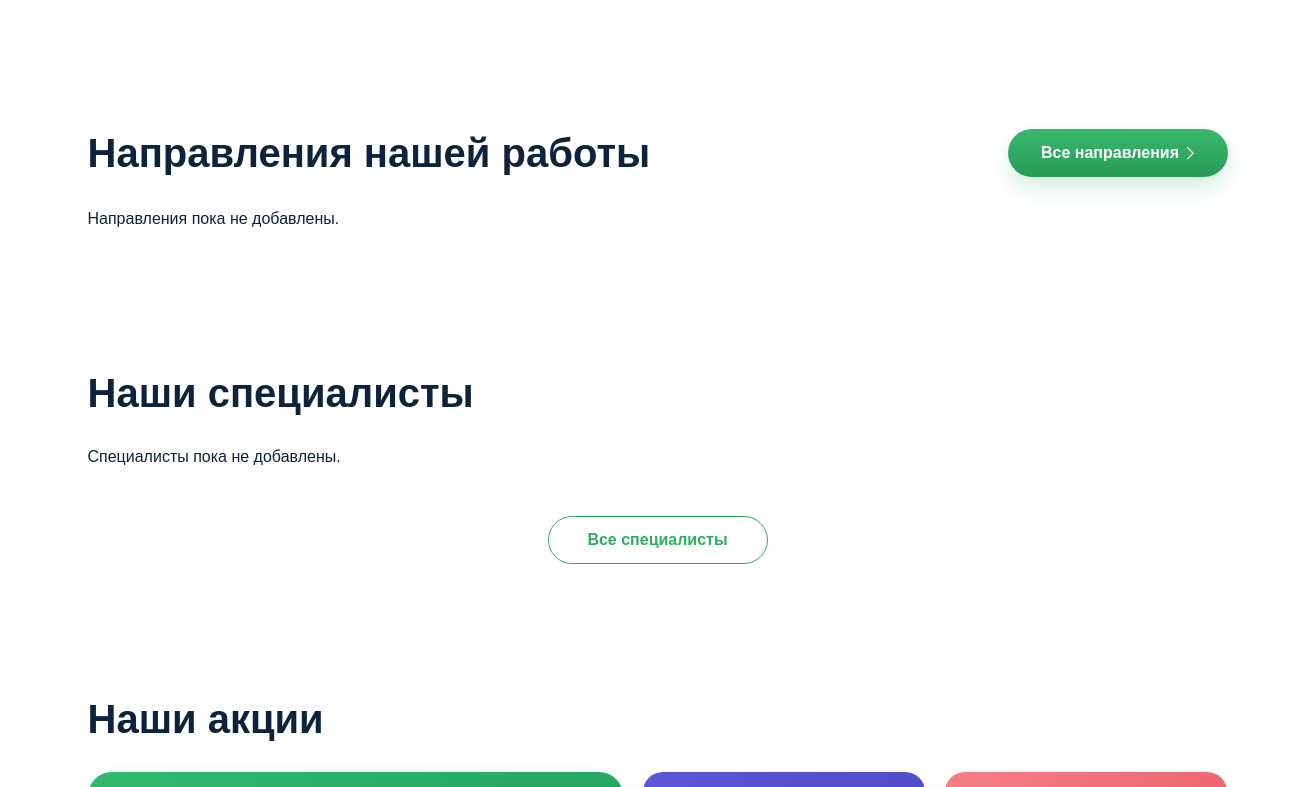
The app's page / (middle part), older data.
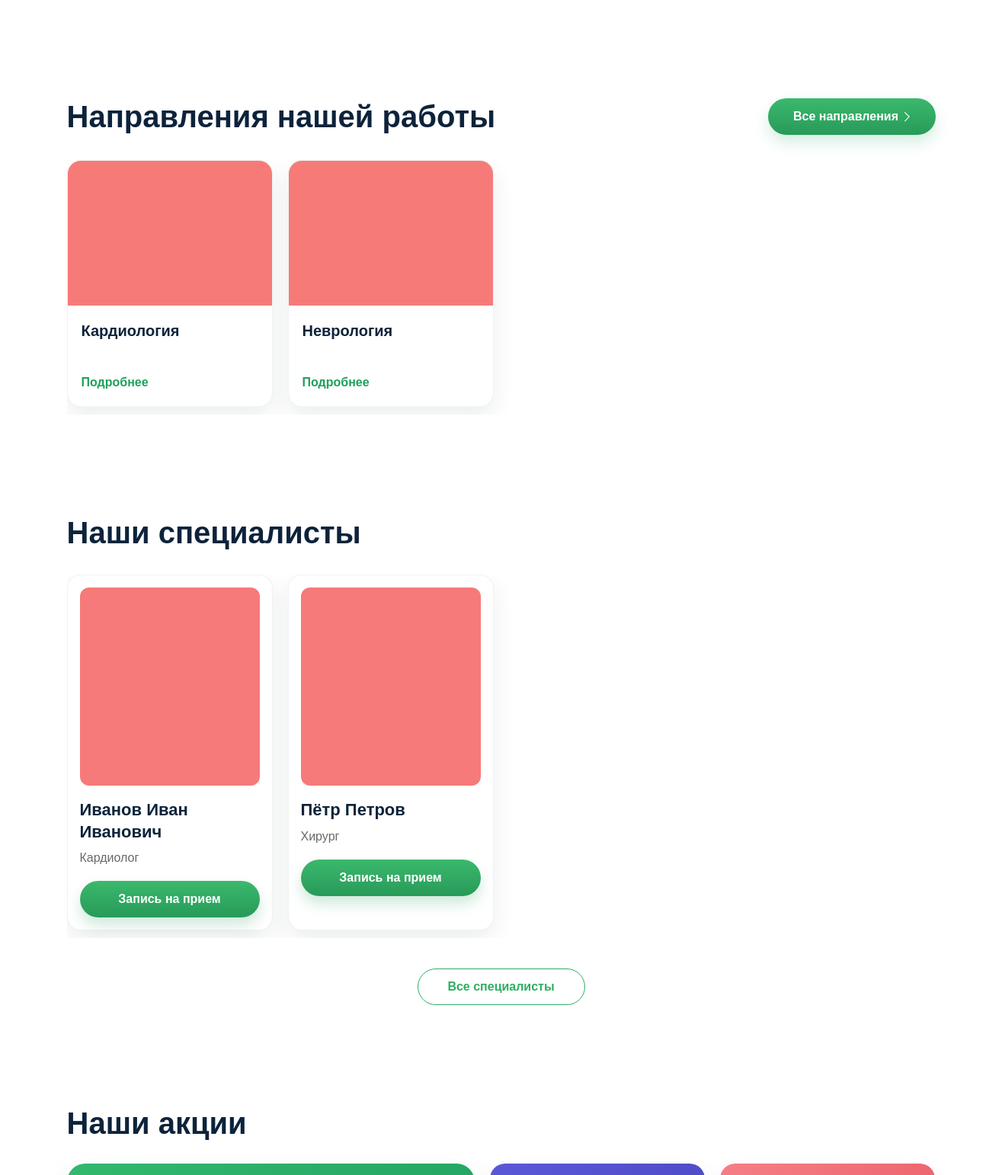
The same page, newer data.
### clinic/models.py (models this page shows, shortened)
class ServiceDirection(models.Model):
    title = models.CharField('Название направления', max_length=150)
    image = models.ImageField('Изображение', upload_to='services/')
    link_url = models.URLField('Ссылка/URL', max_length=200, blank=True, default='')
    class Meta:
        verbose_name = 'Направление работы'
        verbose_name_plural = 'Направления нашей работы'
        ordering = ['title']

class Doctor(models.Model):
    full_name = models.CharField(max_length=255, verbose_name='ФИО врача')
    specialty = models.CharField(max_length=150, verbose_name='Специализация')
    photo = models.ImageField(upload_to='doctors/', verbose_name='Фотография')
    appointment_url = models.URLField('Ссылка на запись', max_length=500, blank=True, default='')
    class Meta:
        verbose_name = 'Врач'
        verbose_name_plural = 'Врачи'

### clinic/views.py (the view)
# urls.py: path("", home_view, name="home"),
def home_view(request):
    doctors = Doctor.objects.all()
    services = ServiceDirection.objects.all()
    return render(request, 'index.html', {
        'doctors': doctors,
        'services': services,
    })

### templates/index.html (shortened to what this page needs)
{% extends "base.html" %}
{% load static %}
{% block content %}
<section class="services">
        <div class="title-button">
            <h2>Направления нашей работы</h2>
            <a class="btn" href="{% url 'services_list' %}">
                Все направления
                <img src="{% static 'svg/Down_Arrow_3_.svg' %}" alt="стрелка">
            </a>
        </div>
        <div class="services-list">
        {% for service in services %}
            <div class="services-card">
                <div class="pic">
                    {% if service.image %}
                        <img src="{{ service.image.url }}" alt="{{ service.title }}">
                    {% else %}
                        <img src="{% static 'images/Rectangle 5 (2).png' %}" alt="{{ service.title }}">
                    {% endif %}
                </div>
                <div class="card-info">
                    <h3>{{ service.title }}</h3>
                    <a href="{% url 'direction_detail' service.id %}" class="link2">Подробнее</a>
                </div>
            </div>
        {% empty %}
            <p>Направления пока не добавлены.</p>
        {% endfor %}
    </div>
</section>
<section class="specialists">
    <div class="text_btn">
        <h3>Наши специалисты</h3>
        <div class="scroll-arrows">
            <img id="scroll-btn-right" src="{% static 'svg/Down_Arrow_3_.svg' %}" alt="Скрол">
        </div>
    </div>
    <div class="specialists_cards">
        {% for doctor in doctors %}
            <div class="specialists_card">
                {% if doctor.photo %}
                    <img src="{{ doctor.photo.url }}" alt="{{ doctor.full_name }}">
                {% else %}
                    <img src="{% static 'images/TDV_M63_010 1.png' %}" alt="{{ doctor.full_name }}">
                {% endif %}
                <h3>{{ doctor.full_name }}</h3>
                <p>{{ doctor.specialty }}</p>
                <a href="{% url 'doctor_detail' doctor.pk %}">Запись на прием</a>
            </div>
        {% empty %}
            <p>Специалисты пока не добавлены.</p>
        {% endfor %}
    </div>
    <a class="all-specialists" href="{% url 'doctors_list' %}">Все специалисты</a>
</section>
<section class="promotions">
    <h3>Наши акции</h3>
    <div class="all-promotions">
        <div class="promotions-1">
        </div>
        <div class="promotion-mini purple">
        </div>
        <div class="promotion-mini pink">
        </div>
    </div>
</section>
{% endblock %}

Row changes from the older to the newer data that the page shows:
added ServiceDirection: image (picture), title "Кардиология"
added ServiceDirection: image (picture), title "Неврология"
added Doctor: photo (picture), full_name "Иванов Иван Иванович", specialty "Кардиолог"
added Doctor: photo (picture), full_name "Пётр Петров", specialty "Хирург"
Text that changed along with them:
text no longer shown: "Направления пока не добавлены. Специалисты пока не добавлены."
